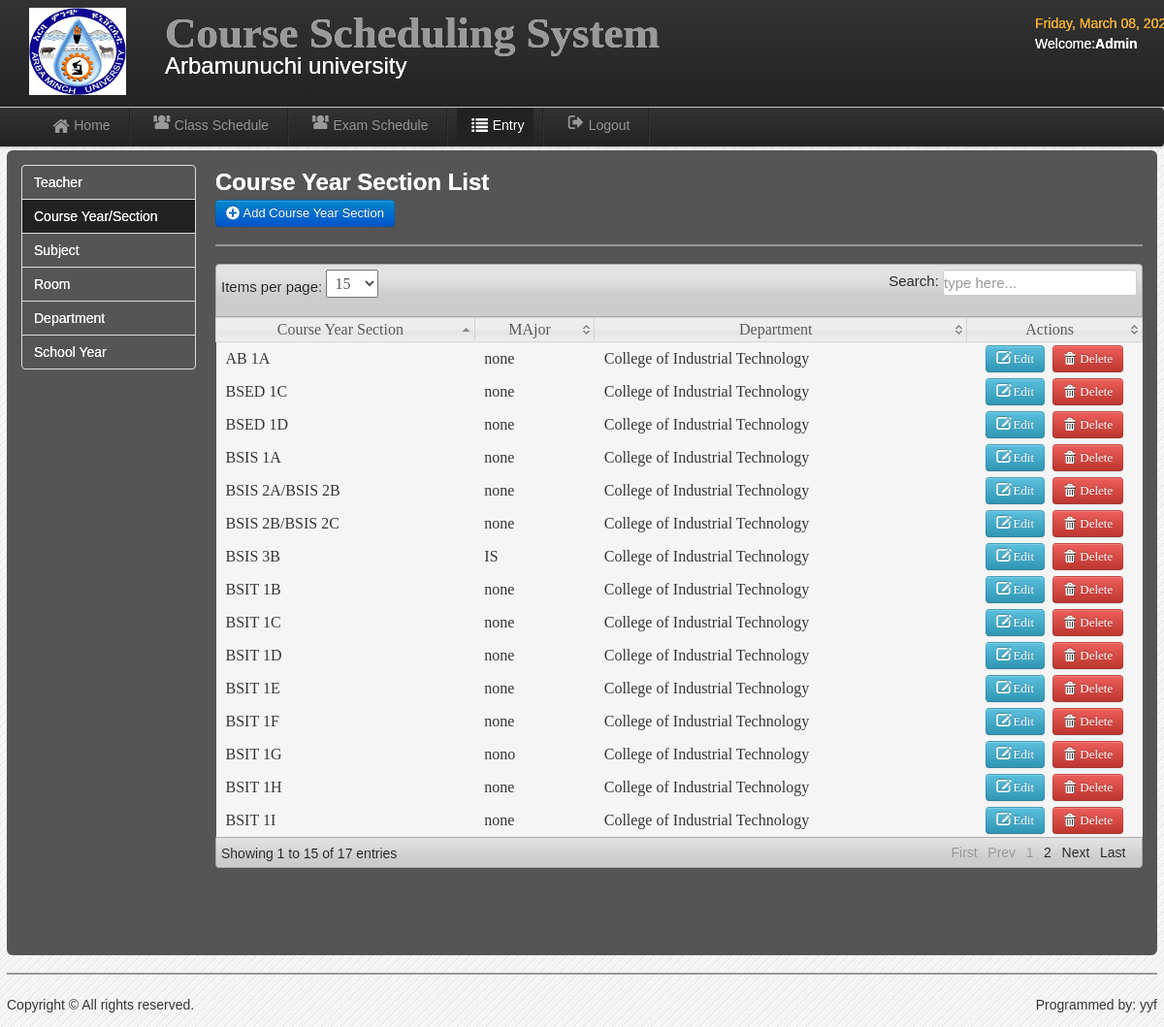
The page /admin/CIT_course.php (signed in) on the database its author committed.
### tables this page shows
CREATE TABLE `users` (
  `User_id` int(11) NOT NULL,
  `UserName` varchar(20) NOT NULL,
  `Password` varchar(20) NOT NULL,
  `User_Type` varchar(20) NOT NULL,
  `FirstName` varchar(30) NOT NULL,
  `LastName` varchar(30) NOT NULL,
  `College` varchar(20) NOT NULL
);

CREATE TABLE `course` (
  `course_id` int(11) NOT NULL,
  `course_year_section` varchar(100) NOT NULL,
  `Department` varchar(100) NOT NULL,
  `major` varchar(100) NOT NULL
);

### admin/session.php (called while the page is built, shortened)
<?php
        $id_session=$_SESSION['id'];
?>

### admin/CIT_course.php (the view, shortened to what this page needs)
<?php include('session.php'); include('header.php'); include('dbcon.php'); ?>
<body>
<?php include('nav-top1.php'); ?>
    <div class="navbar navbar-fixed-top1">
    <div class="navbar-inner">
    <div class="container">
	<div class="marg">
    <ul class="nav">
  <li>
    <a href="user_home.php"><i class="icon-home icon-large"></i>Home</a>
  </li>
   <li class="divider-vertical"></li>
  <li><a href="user_schedule.php"><i class="icon-group icon-large"></i>Class Schedule</a></li>
   <li class="divider-vertical"></li>
    <li><a href="CIT_exam_schedule.php"><i class="icon-group icon-large"></i>Exam Schedule</a></li>
   <li class="divider-vertical"></li>
  <li class="active"><a href="CIT_record.php"><i class="icon-list icon-large"></i>Entry</a></li>
   <li class="divider-vertical"></li>
  <li><a id="logout" data-toggle="modal" href="#myModal"><i class="icon-signout icon-large"></i>Logout</a></li>
   <li class="divider-vertical"></li>
</ul>
    </div>
    </div>
    </div>
    </div>
<div class="wrapper">
<div id="element" class="hero-body-course">
<div class="left-nav">
<ul class="nav nav-tabs nav-stacked">
  <li><a href="CIT_record.php"><font color="white">Teacher</font></a></li>
  <li class="active"><a href="CIT_course.php"><font color="white">Course Year/Section</font></a></li>
  <li><a href="CIT_subject.php"><font color="white">Subject</font></a></li>
  <li><a href="CIT_room.php"><font color="white">Room</font></a></li>
  <li><a href="CIT_department.php"><font color="white">Department</font></a></li>
  <li><a href="CIT_shool_year.php"><font color="white">School Year</font></a></li>
</ul>
</div>
<div class="right-nav-content">
<h2><font color="white">Course Year Section List</font></h2>
	<a class="btn btn-primary" href="CIT_add_course.php" >  <i class="icon-plus-sign icon-large"></i>&nbsp;Add Course Year Section</a>
	<hr>
	<table class="users-table">
<div class="demo_jui">
		<table cellpadding="0" cellspacing="0" border="0" class="display" id="log" class="jtable">
			<thead>
				<tr>
				<th>Course Year Section</th>
				<th>MAjor</th>
				<th>Department</th>
				<th>Actions</th>
				</tr>
			</thead>
			<tbody>
<?php
$result=mysqli_query($conn,"select * from course where Department like '%college of industrial technology%'")or die(mysqli_error());
while($row=mysqli_fetch_array($result)){ $id=$row['course_id']
 ?>
<tr class="del<?php echo $id ?>">
	<td><?php echo $row['course_year_section']; ?></td>
	<td><?php echo $row['major'];?></td>
	<td><?php  echo $row['Department'];?></td>
	<td align="center" width="160">
	<a class="btn btn-info" href="CIT_update_course.php<?php echo '?id='.$id; ?>"><i class="icon-edit icon-large"></i>&nbsp;Edit</a>&nbsp;
	<a class="btn btn-danger1"  id="<?php echo $id; ?>">  <i class="icon-trash icon-large"></i>&nbsp;Delete</a>
</td>
<?php }?>
	</tr>
			</tbody>
		</table>
</div>
	</div>
<?php include('footer.php');?>
</div>
</body>

### admin/nav-top1.php
	<div class="navbar navbar-fixed-top">
	<div class="navbar-inner">
	<div class="container">
		<a class="branded">
		<img src="amu.jpg" width="100" height="90">
 	</a>
	<a class="brand">
	 <h1>Course Scheduling System</h1>
	 <div class="chmsc_nav"><font size="5" style="Bookman Old Style" color="white">Arbamunuchi university</font></div>
 	</a>
<div class="time_top">
<font color="orange">
  <?php
 $Today=date('y:m:d');
$new=date('l, F d, Y',strtotime($Today));
echo $new; ?>
</font>
<?php
$logout_query=mysqli_query($conn,"select * from users where User_id=$id_session");
$row=mysqli_fetch_array($logout_query);
$type=$row['User_Type'];
?>
<p><font color="white">Welcome:<b><?php echo $type;?></b>
<?php echo $row['College'] ?></p></font>
</div>
	</div>
	</div>
	</div>

### admin/css/style.css (style rules this page uses)
* { margin:0; padding:0; }
body { font-family:"Trebuchet MS", "Myriad Pro", Arial, sans-serif; font-size:14px; background:#f4f4f4 url(../img/bg.gif) repeat top left; color:#333; text-shadow:0px 0px 0px #fff;; }
h1 { font-size:45px; }
a { color:#777; }
p { padding:5px 0px; }
.wrapper { width:1186px; margin:10px auto; min-height:550px; }

### admin/css/datatable/demo_table_jui.css (style rules this page uses)
table.display thead th { cursor: pointer; padding: 3px 0 3px 10px; }
table.display { border-collapse: collapse; clear: both; margin: 0 auto; width: 100%; }
table.display td { padding: 3px 10px; }
tr.odd { background-color: #F5F5F5; }
tr.even { background-color: #F5F5F5; }
tr.odd td.sorting_1 { background-color: F5F5F5; }
tr.even td.sorting_1 { background-color: F5F5F5; }

### rows shown on the page
users: User_Type "Admin"
course: course_year_section "BSIS 3B", major "IS", Department "College of Industrial Technology"
course: course_year_section "BSIS 1A", major "none", Department "College of Industrial Technology"
course: course_year_section "BSIS 2A/BSIS 2B", major "none", Department "College of Industrial Technology"
course: course_year_section "BSIS 2B/BSIS 2C", major "none", Department "College of Industrial Technology"
course: course_year_section "BSIT 1G", major "nono", Department "College of Industrial Technology"
course: course_year_section "AB 1A", major "none", Department "College of Industrial Technology"
course: course_year_section "BSIT 1H", major "none", Department "College of Industrial Technology"
course: course_year_section "BSIT 1C", major "none", Department "College of Industrial Technology"
course: course_year_section "BSIT 1I", major "none", Department "College of Industrial Technology"
course: course_year_section "BSIT 1F", major "none", Department "College of Industrial Technology"
course: course_year_section "BSIT 1E", major "none", Department "College of Industrial Technology"
course: course_year_section "BSIT 1D", major "none", Department "College of Industrial Technology"
course: course_year_section "BSIT 1B", major "none", Department "College of Industrial Technology"
course: course_year_section "BSED 1D", major "none", Department "College of Industrial Technology"
course: course_year_section "BSED 1C", major "none", Department "College of Industrial Technology"
